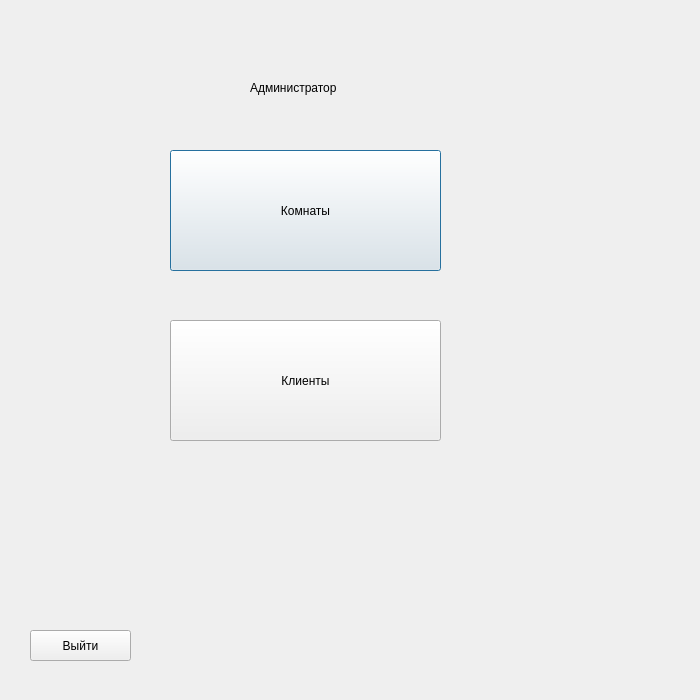
<?xml version="1.0" encoding="UTF-8"?>
<ui version="4.0">
 <class>adminscreen</class>
 <widget class="QDialog" name="adminscreen">
  <property name="geometry">
   <rect>
    <x>0</x>
    <y>0</y>
    <width>700</width>
    <height>700</height>
   </rect>
  </property>
  <property name="windowTitle">
   <string>Dialog</string>
  </property>
  <widget class="QPushButton" name="checkin">
   <property name="geometry">
    <rect>
     <x>170</x>
     <y>150</y>
     <width>271</width>
     <height>121</height>
    </rect>
   </property>
   <property name="text">
    <string>Комнаты</string>
   </property>
  </widget>
  <widget class="QPushButton" name="create_c">
   <property name="geometry">
    <rect>
     <x>170</x>
     <y>320</y>
     <width>271</width>
     <height>121</height>
    </rect>
   </property>
   <property name="text">
    <string>Клиенты</string>
   </property>
  </widget>
  <widget class="QPushButton" name="quit">
   <property name="geometry">
    <rect>
     <x>30</x>
     <y>630</y>
     <width>101</width>
     <height>31</height>
    </rect>
   </property>
   <property name="text">
    <string>Выйти</string>
   </property>
  </widget>
  <widget class="QLabel" name="label_2">
   <property name="geometry">
    <rect>
     <x>250</x>
     <y>80</y>
     <width>111</width>
     <height>16</height>
    </rect>
   </property>
   <property name="text">
    <string>Администратор</string>
   </property>
  </widget>
 </widget>
 <resources/>
 <connections/>
</ui>
